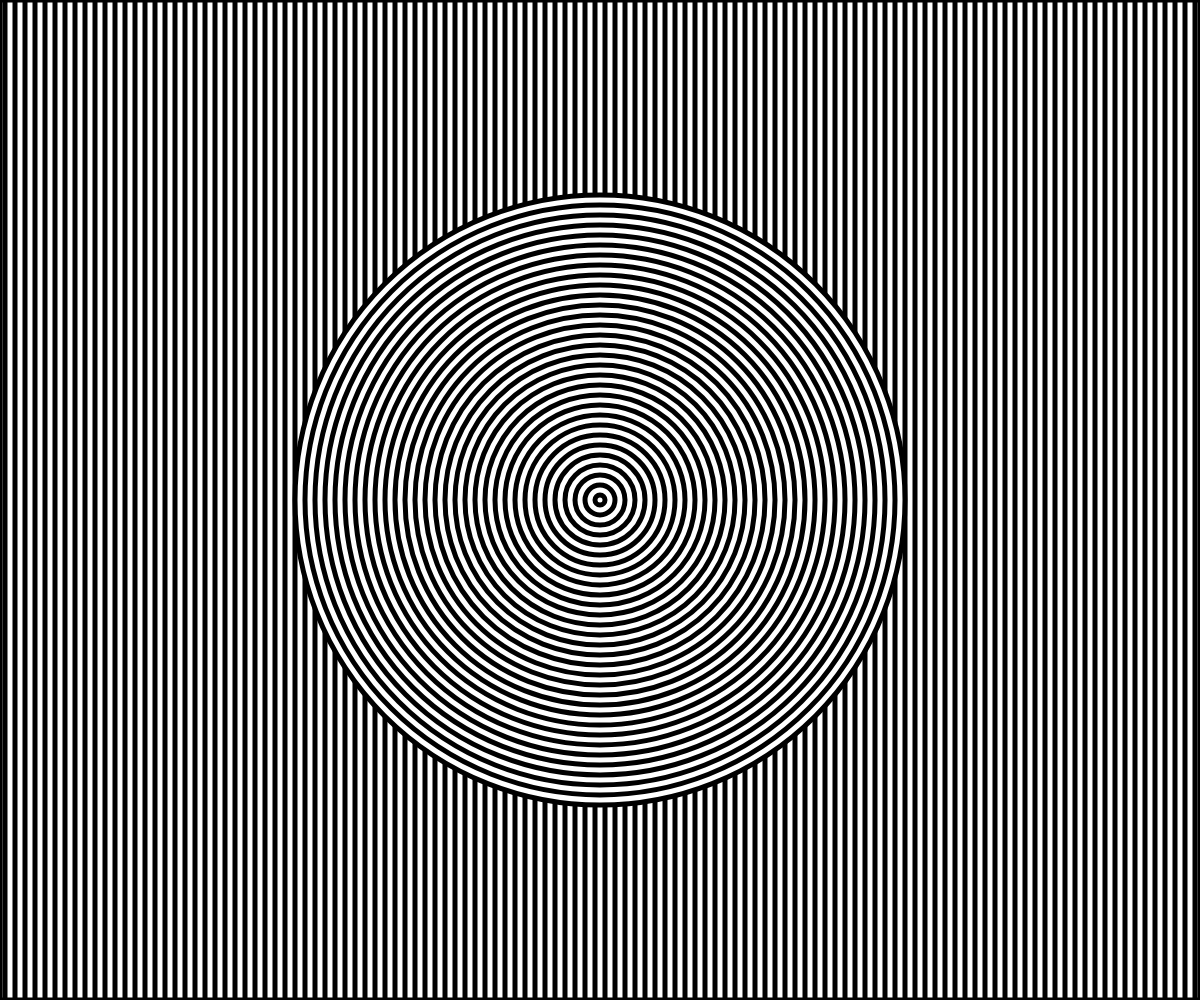
Frame 1 (no input)
Frame 60 (no input): identical to frame 1, image omitted
Frame 120 (the mouse pressed at the canvas centre since frame 60): identical to frame 1, image omitted

The p5.js sketch that drew this single still picture (run headless with seeded random() and noise() and a simulated clock; from frame 60 on, the mouse is pressed at the canvas centre):

// p5.js sketch
// ── sketch.js


function setup() {
    createCanvas(windowWidth, windowHeight);
}

function draw() {
    var originX = width / 2;
    var originY = height / 2;

    background(255);
    strokeWeight(5);
    rect(0, 0, width, height)

    for (let lineX = 5; lineX <= width; lineX += 10) {
        line(lineX, 0, lineX, height);
    }

    strokeWeight(5);

    for (let d = 610; d >= 5; d -= 20) {
        circle(originX, originY, d);
    }
}
